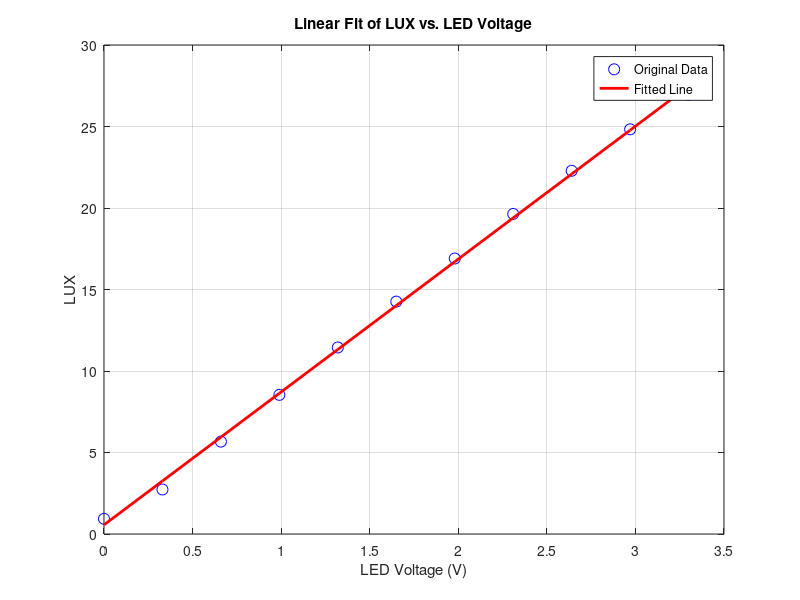

MATLAB code to generate this figure:
% Close all figures
close all;

% Define original parameters
m_orig = -0.95;  % Original LDR characteristic slope
b_orig = 6.2;    % Original LDR characteristic intercept
VCC = 3.3;       % Supply voltage

% Example data (replace with actual measurements)
% Duty Cycle Voltage (V)
V_led = [0.00, 0.33, 0.66, 0.99, 1.32, 1.65, 1.98, 2.31, 2.64, 2.97, 3.30];
% LDR Resistance (Ω)
%#1 calibration readings
R_ldr = [1696250.00, 610454.56, 305000.00, 206666.66, 156463.41, 126956.53, 108011.52, 93670.89, 83068.18, 74958.51, 69360.47];
%#2 calibration readings
%R_ldr = [8180000.50, 988780.50, 416562.53, 261192.03, 190735.30, ...
 %        150588.23, 124262.29, 105677.97, 91612.90, 81610.73, 73231.71];

% Compute LUX values using the original parameters
LUX_orig = 10.^((log10(R_ldr) - b_orig) / m_orig);

% Perform linear regression (without log transformation)
p = polyfit(V_led, LUX_orig, 1); % Linear fit

% Extract slope and intercept
m_fit = p(1);
b_fit = p(2);

% Generate fitted values for plotting
LUX_fit = polyval(p, V_led);

% Compute R² (coefficient of determination)
SS_tot = sum((LUX_orig - mean(LUX_orig)).^2);  % Total sum of squares
SS_res = sum((LUX_orig - LUX_fit).^2);        % Residual sum of squares
R2 = 1 - (SS_res / SS_tot);                   % R² calculation

% Display regression results
fprintf('Linear Regression Results (Direct Fit):\n');
fprintf('Slope (m): %.4f\n', m_fit);
fprintf('Intercept (b): %.4f\n', b_fit);
fprintf('R² (coefficient of determination): %.4f\n', R2);

% Plot original data and fitted line
figure;
plot(V_led, LUX_orig, 'bo', 'MarkerSize', 8, 'DisplayName', 'Original Data');
hold on;
plot(V_led, LUX_fit, 'r-', 'LineWidth', 2, 'DisplayName', 'Fitted Line');
xlabel('LED Voltage (V)');
ylabel('LUX');
title('Linear Fit of LUX vs. LED Voltage');
legend('show');
grid on;
